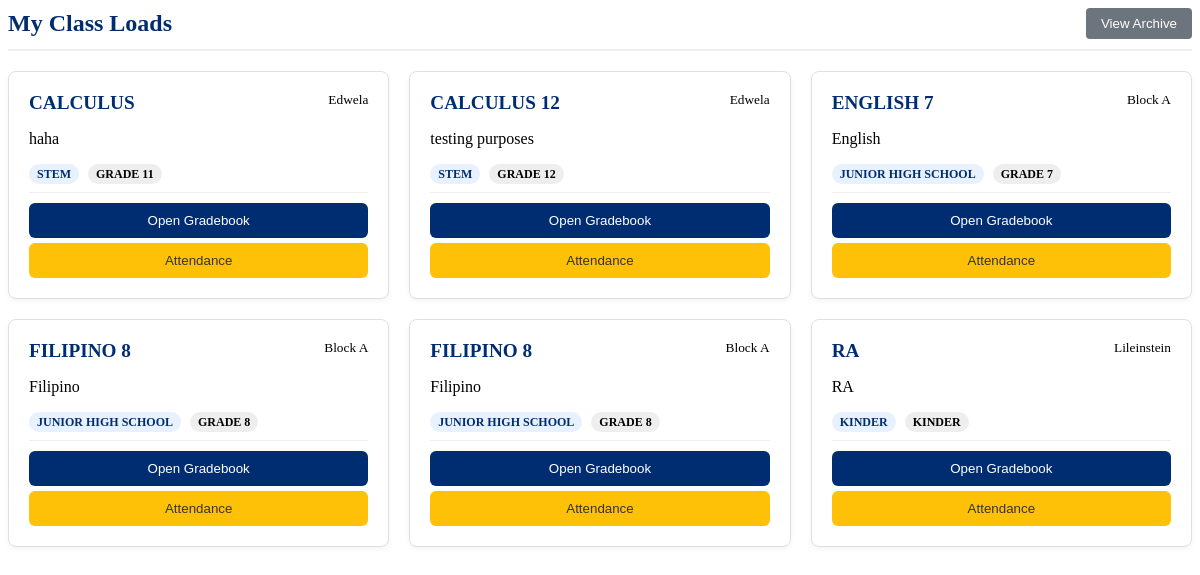
The page /instructor/grading-sheet-ajax.php (signed in) on the database its author committed.
### tables this page shows
CREATE TABLE `sections` (
  `id` int(11) NOT NULL,
  `section` varchar(16) NOT NULL,
  `code` varchar(16) NOT NULL,
  `description` varchar(64) DEFAULT NULL,
  `instructor_id` int(11) DEFAULT NULL,
  `semester` varchar(32) NOT NULL,
  `school_year` varchar(16) NOT NULL,
  `last_transaction` date DEFAULT NULL,
  `finalized` tinyint(1) DEFAULT NULL,
  `schedule_time` varchar(50) DEFAULT 'TBA',
  `room` varchar(50) DEFAULT 'Online',
  `track` varchar(50) DEFAULT '',
  `year_level` varchar(20) DEFAULT '',
  `adviser_id` int(11) DEFAULT NULL
);

### instructor/grading-sheet-ajax.php (the view, shortened to what this page needs)
<?php
require_once '../functions/instructor_function.php';
$account_id = $_SESSION['ACCOUNTID'] ?? null;
$pdo = new PDO("mysql:host=localhost;dbname=portal;charset=utf8mb4", "root", "");
$config = $pdo->query("SELECT current_year FROM school_settings LIMIT 1")->fetch();
$current_sy = $config['current_year'] ?? '2025-2026';
$show_archive = isset($_GET['view']) && $_GET['view'] == 'archive';
if ($show_archive) {
    $sql = "SELECT * FROM sections WHERE instructor_id = (SELECT id FROM account WHERE account_id = ?) AND school_year != ? ORDER BY school_year DESC";
} else {
    $sql = "SELECT * FROM sections WHERE instructor_id = (SELECT id FROM account WHERE account_id = ?) AND school_year = ? ORDER BY code ASC";
}
$stmt = $pdo->prepare($sql);
$stmt->execute([$account_id, $current_sy]);
$sections = $stmt->fetchAll(PDO::FETCH_ASSOC);
?>
<div style="display:flex; justify-content:space-between; align-items:center; border-bottom:2px solid #eee; padding-bottom:10px;">
    <h2 style="color:#002D72; margin:0;">
        <?php echo $show_archive ? "Archived Classes" : "My Class Loads"; ?>
    </h2>
    <div>
        <?php if($show_archive): ?>
            <button onclick="loadZone('grading-sheet-ajax.php', this)" style="padding:8px 15px; background:#198754; color:white; border:none; cursor:pointer; border-radius:4px;">View Current</button>
        <?php else: ?>
            <button onclick="loadZone('grading-sheet-ajax.php?view=archive', this)" style="padding:8px 15px; background:#6c757d; color:white; border:none; cursor:pointer; border-radius:4px;">View Archive</button>
        <?php endif; ?>
    </div>
</div>
<?php if (empty($sections)): ?>
    <div style="text-align:center; padding:50px; color:#888;">
        <h3>No classes found in <?php echo $show_archive ? 'Archive' : 'Current Year'; ?>.</h3>
    </div>
<?php else: ?>
    <div class="class-card-container">
        <?php foreach ($sections as $row): ?>
            <div class="class-card">
                <div style="display:flex; justify-content:space-between;">
                    <div class="cc-code"><?php echo htmlspecialchars($row['code']); ?></div>
                    <small><?php echo htmlspecialchars($row['section']); ?></small>
                </div>
                <p><?php echo htmlspecialchars($row['description']); ?></p>
                <div>
                    <span class="badge bg-track"><?php echo htmlspecialchars($row['track']); ?></span>
                    <span class="badge" style="background:#eee;"><?php echo htmlspecialchars($row['year_level']); ?></span>
                </div>
                <hr style="border:0; border-top:1px solid #eee; margin:10px 0;">
                <button class="btn-open" onclick="loadZone('section-grades.php?section=<?php echo urlencode($row['section']); ?>&code=<?php echo urlencode($row['code']); ?>', null)">
                    Open Gradebook
                </button>
                <?php if(!$show_archive): ?>
                <button class="btn-open" style="background:#ffc107; color:#333; margin-top:5px;"
                        onclick="loadZone('attendance.php?section=<?php echo urlencode($row['section']); ?>&code=<?php echo urlencode($row['code']); ?>', null)">
                    Attendance
                </button>
                <?php endif; ?>
            </div>
        <?php endforeach; ?>
    </div>
<?php endif; ?>

### instructor/grading-sheet-ajax.php (style rules this page uses)
.class-card-container { display: grid; grid-template-columns: repeat(auto-fill, minmax(300px, 1fr)); gap: 20px; margin-top: 20px; }
.class-card { background: #fff; border: 1px solid #e0e0e0; border-radius: 8px; padding: 20px; box-shadow: 0 2px 5px rgba(0,0,0,0.05); }
.cc-code { font-size: 1.2rem; font-weight: bold; color: #002D72; }
.badge { padding: 3px 8px; border-radius: 12px; font-size: 0.75rem; font-weight: bold; text-transform: uppercase; margin-right: 5px; }
.bg-track { background: #e7f1ff; color: #002D72; }
.btn-open { display: block; width: 100%; text-align: center; background: #002D72; color: white; padding: 10px; border: none; border-radius: 6px; cursor: pointer; margin-top:10px; }

### rows shown on the page
sections: code "CALCULUS", section "Edwela", description "haha", track "STEM", year_level "GRADE 11"
sections: code "CALCULUS 12", section "Edwela", description "testing purposes", track "STEM", year_level "GRADE 12"
sections: code "ENGLISH 7", section "Block A", description "English", track "JUNIOR HIGH SCHOOL", year_level "GRADE 7"
sections: code "FILIPINO 8", section "Block A", description "Filipino", track "JUNIOR HIGH SCHOOL", year_level "GRADE 8"
sections: code "FILIPINO 8", section "Block A", description "Filipino", track "JUNIOR HIGH SCHOOL", year_level "GRADE 8"
sections: code "RA", section "Lileinstein", description "RA", track "KINDER", year_level "KINDER"
